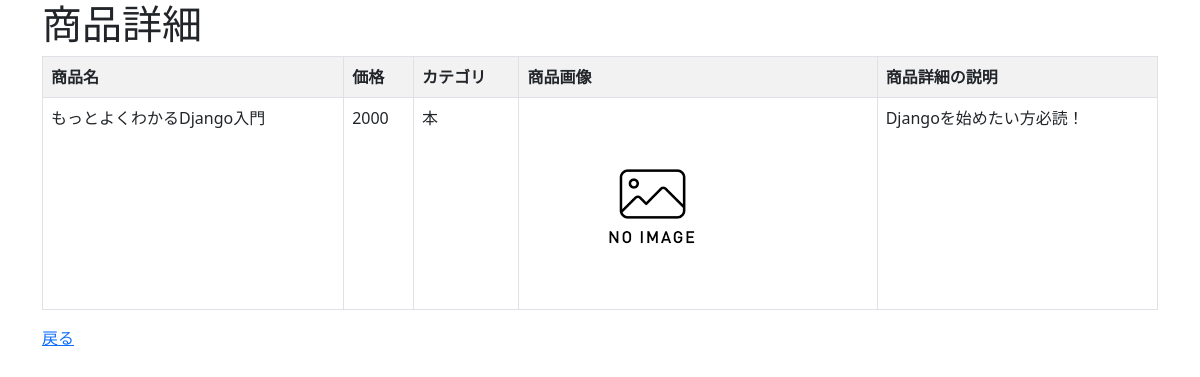
The page /crud/detail/1/ on the database its author committed.
### crud/models.py (models this page shows, shortened)
class Product(models.Model):
    name = models.CharField(max_length=200)
    price = models.PositiveIntegerField()
    category = models.ForeignKey(Category, on_delete=models.CASCADE)
    img = models.ImageField(blank=True, default='noImage.png')
    description = models.TextField(blank=True, null=True)

class Category(models.Model):
    name = models.CharField(max_length=200)
    def __str__(self):
        return self.name

### crud/views.py (the view)
# urls.py: path('crud/detail/<int:pk>/', views.ProductDetailView.as_view(), name='detail')
class ProductDetailView(DetailView):
    model = Product
    context_object_name = 'object_list'
    template_name = 'crud/product_detail_form.html'

### templates/crud/product_detail_form.html (shortened to what this page needs)
{% extends "base.html" %}
{% block content %}
    <h1>商品詳細</h1>
    <table class="table table-striped table-hover table-bordered">
        <tr>
            <th>商品名</th>
            <th>価格</th>
            <th>カテゴリ</th>
            <th>商品画像</th>
            <th>商品詳細の説明</th>
        </tr>
        <tr>
            <td>{{ object.name }}</td>
            <td>{{ object.price }}</td>
            <td>{{ object.category }}</td>
            <td><img src="{{ object.img.url }}" style="width:100px height:auto;"></td>
            <td>{{ object.description }}</td>
        </tr>
    </table>
    <a href="{% url 'list' %}">戻る</a>
{% endblock %}

### rows shown on the page
Product: name "もっとよくわかるDjango入門", price "2000", category "本", img (placeholder picture), description "Djangoを始めたい方必読！"
